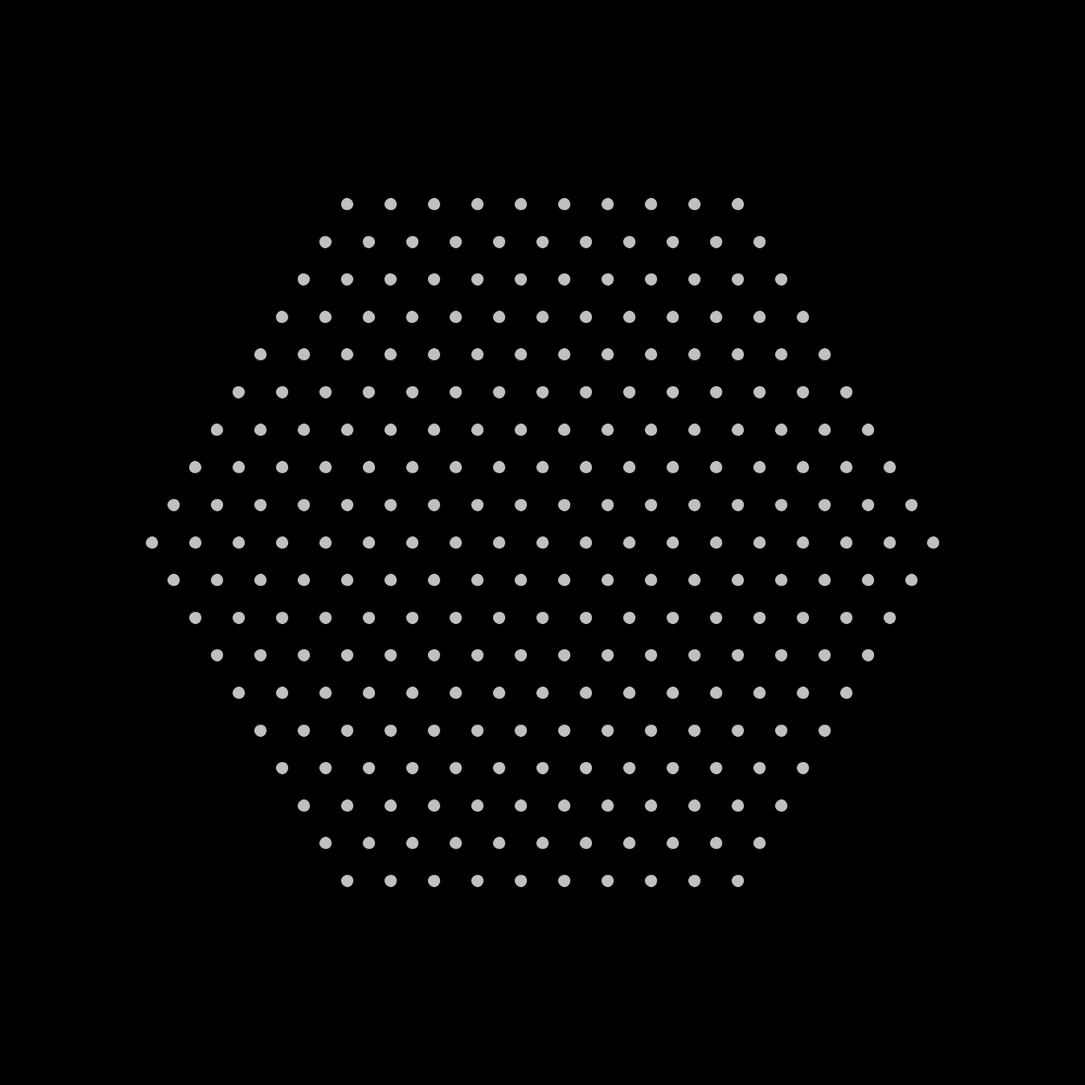
Frame 1 (no input)
Frame 60 (the mouse pressed at the canvas centre just before this capture): identical to frame 1, image omitted
Frame 120 (the mouse held since frame 60 and released just before this capture): identical to frame 1, image omitted

The Processing sketch that drew this single still picture (run headless with seeded random() and noise(); from frame 60 on, the mouse is pressed at the canvas centre):

// Processing sketch: sandbox
// ── sandbox.pde
final int WIDTH = 50;
final int HEIGHT = 50;
final int CELL_PIXELS = 25;
final color BACKGROUND_COLOR = color(0);
final color CELL_COLOR = color(255, 0, 0);
final float CHANCE_OF_LIFE = 0.45;
final int CAVE_STEPS = 7;
final int POINT_LAYERS = 10;
final float POINT_DISTANCE = 50;

// ------
int GEN_TYPE = 2;
// 0: cave gen, 1: bubble gen, 2: point gen
// ------

final int SCREEN_WIDTH = WIDTH * CELL_PIXELS;
final int SCREEN_HEIGHT = HEIGHT * CELL_PIXELS;

Cells field;
BubblesDriver bubbles;
PointGenDriver driver;

void settings() {
    size(SCREEN_WIDTH, SCREEN_HEIGHT);
}

void setup() {
    field = new Cells(HEIGHT, WIDTH);
    field.initialize(CELL_COLOR, CELL_PIXELS, CHANCE_OF_LIFE);
    bubbles = new BubblesDriver();
    driver = new PointGenDriver();
    driver.genGrid(POINT_LAYERS, POINT_DISTANCE);
}

void draw() {
    background(BACKGROUND_COLOR);
    if (GEN_TYPE == 0) {
        field.render();
    } else if (GEN_TYPE == 1) {
        // Bubble gen
        bubbles.simulate();
        bubbles.render();
    } else if (GEN_TYPE == 2) {
        driver.render();
    }
}

void mouseClicked() {
    if (GEN_TYPE == 0) {
        field.generateCave(CELL_COLOR, CELL_PIXELS, CHANCE_OF_LIFE, CAVE_STEPS);
    } else if (GEN_TYPE == 1) {
        bubbles = new BubblesDriver();
        bubbles.fillBubbles(150, 300, .98);
    } else if (GEN_TYPE == 2) {
        
    }
}

// ── Bubble.pde
final float SPRING = 0.01;
final float FRICTION = 0.99;

class Bubble {
    private PVector position;
    private PVector velocity;
    private float diameter;
    
    public Bubble(float x, float y, float diameter) {
        this.position = new PVector(x, y);
        this.velocity = new PVector(0, 0);
        this.diameter = diameter;
    }
    
    void collideWith(Bubble other) {
        float dx = other.x() - this.x();
        float dy = other.y() - this.y();
        float dist = sqrt(dx*dx + dy*dy);
        float minDist = this.radius() + other.radius();
        
        if (dist < this.radius() + other.radius()) {
            float angle = atan2(dy, dx);
            float targetX = this.x() + cos(angle) * minDist;
            float targetY = this.y() + sin(angle) * minDist;
            PVector a = new PVector((targetX - other.x()) * SPRING, (targetY - other.y()) * SPRING);
            this.velocity.sub(a);
            other.velocity().add(a);
        }
    }
    
    void move() {
        this.position.add(velocity);
        
        if (this.x() + this.radius() > width || this.x() - this.radius() < 0) {
            this.velocity.x *= -1;
            this.position.x = this.x() < 0 ? this.radius() : this.x();
            this.position.x = this.x() > width ? width - this.radius() : this.x();
        }
        if (this.y() + this.radius() > height || this.y() - this.radius() < 0) {
            this.velocity.y *= -1;
            this.position.y = this.y() < 0 ? this.radius() : this.y();
            this.position.y = this.y() > height ? height - this.radius() : this.y();
        }
        
        this.velocity.mult(FRICTION);
    }
    
    void render() {
        fill(#C0C0C0);
        ellipse(this.x(), this.y(), this.diameter, this.diameter);
    }
    
    public float x() {
        return this.position.x;
    }
    
    public float y() {
        return this.position.y;
    }
    
    public float radius() {
        return this.diameter / 2.0;
    }
    
    public PVector velocity() {
        return this.velocity;
    }
}

// ── BubblesDriver.pde
class BubblesDriver {
    private ArrayList<Bubble> bubbles;
    
    public BubblesDriver() {
        this.bubbles = new ArrayList<Bubble>();
    }
    
    public void fillBubbles(float minDiameter, float maxDiameter, float areaCoverage) {
        float totalArea = 0;
        float targetArea = width * height;
        while (totalArea / targetArea < areaCoverage) {
            Bubble bubble = this.genBubble(minDiameter, maxDiameter);
            totalArea += PI * bubble.radius() * bubble.radius();
        }
    }
    
    public Bubble genBubble(float minDiameter, float maxDiameter) {
        float x = random(width / 3.0, width / 3.0 * 2);
        float y = random(height / 3.0, height / 3.0 * 2);
        float diameter = random(minDiameter, maxDiameter);
        Bubble bubble = new Bubble(x, y, diameter);
        this.bubbles.add(bubble);
        return bubble;
    }
    
    public void simulate() {
        for (int i = 0; i < this.bubbles.size(); i++) {
            for (int j = i; j < this.bubbles.size(); j++) {
                this.bubbles.get(i).collideWith(bubbles.get(j));
                this.bubbles.get(i).move();
            }
        }
    }
    
    public void render() {
        for (Bubble b : this.bubbles) {
            b.render();
        }
    }
}

// ── Cell.pde
class Cell {
    private color cell_color;
    private boolean alive;
    private boolean next_state;
    private int size;
    
    private final int dieBelow = 3;
    private final int birthAbove = 4;
    
    public Cell(color c, int size, boolean alive) {
        this.cell_color = c;
        this.size = size;
        this.alive = alive;
    }
    
    public boolean alive() {
        return this.alive;
    }
    
    public void render(int x, int y) {
        if (this.alive) {
            fill(this.cell_color);
            rect(x * size, y * size, size, size);
        }
    }
    
    public void step(int neighbors) {
        if (this.alive) {
            if (neighbors < this.dieBelow) {
                this.die();
            } else {
                this.live();
            }
        } else {
            if (neighbors > birthAbove) {
                this.live();
            } else {
                this.die();
            }
        }
    }
    
    private void live() {
        this.next_state = true;
    }
    
    private void die() {
        this.next_state = false;
    }
    
    public void update() {
        this.alive = next_state;
    }
}

// ── Cells.pde
class Cells {
    private int grid_height;
    private int grid_width;
    private Cell[][] cells;
    // The cell which represents each cell off the screen
    private Cell edge_cell;

    public Cells(int h, int w) {
        this.grid_height = h;
        this.grid_width = w;
        this.cells = new Cell[h][w];
        this.edge_cell = new Cell(color(0), 0, false);
    }
    
    public void generateCave(color c, int s, float randomize, int steps) {
        this.initialize(c, s, randomize);
        
        for (int i = 0; i < steps; i++) {
            this.step();
        }
    }
    
    public void initialize(color c, int s, float randomize) {
        for (int i = 0; i < this.grid_height; i++) {
            for (int j = 0; j < this.grid_width; j++) {
                this.cells[i][j] = new Cell(c, s, random(1) < randomize);
            }
        }
    }
    
    public void render() {
        for (int i = 0; i < this.grid_height; i++) {
            for (int j = 0; j < this.grid_width; j++) {
                this.cells[i][j].render(i, j);
            }
        }
    }
    
    public void step() {
        // First each cell calculates its next value
        for (int i = 0; i < this.grid_height; i++) {
            for (int j = 0; j < this.grid_width; j++) {
                // Count the number of neighboring cells
                int neighbors = 0;
                for (int k = -1; k <= 1; k++) {
                    for (int l = -1; l <= 1; l++) {
                        if (k != 0 || l != 0) {
                            if (get_cell(i + k, j + l).alive()) {
                                neighbors++;
                            }
                        }
                    }
                }
                this.cells[i][j].step(neighbors);
            }
        }
        // Then all cells update at once
        for (int i = 0; i < this.grid_height; i++) {
            for (int j = 0; j < this.grid_width; j++) {
                this.cells[i][j].update();
            }
        }
    }
    
    private Cell get_cell(int row, int column) {
        if (row < 0 || row >= grid_height || column < 0 || column >= grid_width) {
            return this.edge_cell;
        } else {
            return this.cells[row][column];
        }
    }
}

// ── Edge.pde
class Edge {
    private Point point1;
    private Point point2;
    private float size;
    
    public Edge(Point p1, Point p2) {
        this.point1 = p1;
        this.point2 = p2;
        this.size = p1.distanceTo(p2);
    }
    
    public void render() {
        stroke(#C0C0C0);
        strokeWeight(4);
        line(point1.pos().x, point1.pos().y, point2.pos().x, point2.pos().y);
    }
}

// ── EdgeSet.pde
class EdgeSet {
    private Edge[][] edgeLookup;
    private ArrayList<Edge> edges;
    
    public EdgeSet(int totalPoints) {
        this.edges = new ArrayList<Edge>();
        this.edgeLookup = new Edge[totalPoints][totalPoints];
        for (int i = 0; i < totalPoints; i++) {
            for (int j = 0; j < totalPoints; j++) {
                this.edgeLookup[i][j] = null;
            }
        }
    }
    
    public Edge getEdge(Point p1, Point p2) {
        return this.edgeLookup[p1.id()][p2.id()];
    }
    
    public void createEdge(Point p1, Point p2) {
        if (this.getEdge(p1, p2) == null) {
            Edge edge = new Edge(p1, p2);
            this.edgeLookup[p1.id()][p2.id()] = edge;
            this.edgeLookup[p2.id()][p1.id()] = edge;
            
            this.edges.add(edge);
        }
    }
    
    public void render() {
        for (Edge e : this.edges) {
            e.render();
        }
    }
}

// ── Point.pde
final int POINT_DIAMETER = 15;

class Point {
    private PVector position;
    private int id;
    
    public Point(PVector position, int id) {
        this.position = position;
        this.id = id;
    }
    
    public float distanceTo(Point point) {
        return this.position.dist(point.pos());
    }
    
    public void render() {
        fill(#C0C0C0);
        ellipse(this.position.x, this.position.y, POINT_DIAMETER, POINT_DIAMETER);
    }
    
    public int id() {
        return this.id;
    }
    
    public PVector pos() {
        return this.position;
    }
}

// ── PointGenDriver.pde
final float EPSILON = 0.000001;

class PointGenDriver {
    ArrayList<Point> points;
    EdgeSet edges;
    
    public PointGenDriver() {
        this.points = new ArrayList<Point>();
    }
    
    public void genGrid(int layers, float distance) {
        this.genPoints(layers, distance);
        this.genEdges();
    }
    
    private void genPoints(int layers, float distance) {
        // Start with the central point
        PVector center = new PVector(width / 2, height / 2);
        this.createPoint(center);
        
        // Create the rings
        for (int layer = 1; layer < layers; layer++) {
            PVector firstPos = null;
            PVector previousPos = null;
            for (int arm = 0; arm < 7; arm++) {
                float angle = arm * -PI / 3.0;
                PVector currentPos = new PVector();
                currentPos.x = cos(angle) * distance * layer;
                currentPos.y = sin(angle) * distance * layer;
                if (previousPos == null) {
                    // Create and store the first point
                    firstPos = currentPos;
                } else {
                    PVector path = PVector.sub(currentPos, previousPos);
                    for (int offset = 1; offset < layer; offset++) {
                        PVector pointPos = PVector.add(PVector.add(center, previousPos), PVector.mult(path, ((float) offset) / ((float) layer)));
                        createPoint(pointPos);
                    }
                }
                if (arm < 6) {
                    createPoint(PVector.add(center, currentPos));
                }
                previousPos = currentPos;
            }
        }
    }
    
    private void genEdges() {
        this.edges = new EdgeSet(this.points.size());
        
        for (int i = 0; i < this.points.size(); i++) {
            
        }
    }
    
    private void createPoint(PVector pos) {
        int id = this.points.size();
        Point point = new Point(pos, id);
        this.points.add(point);
    }
    
    public void render() {
        for (Point p : this.points) {
            p.render();
        }
        this.edges.render();
    }
}
